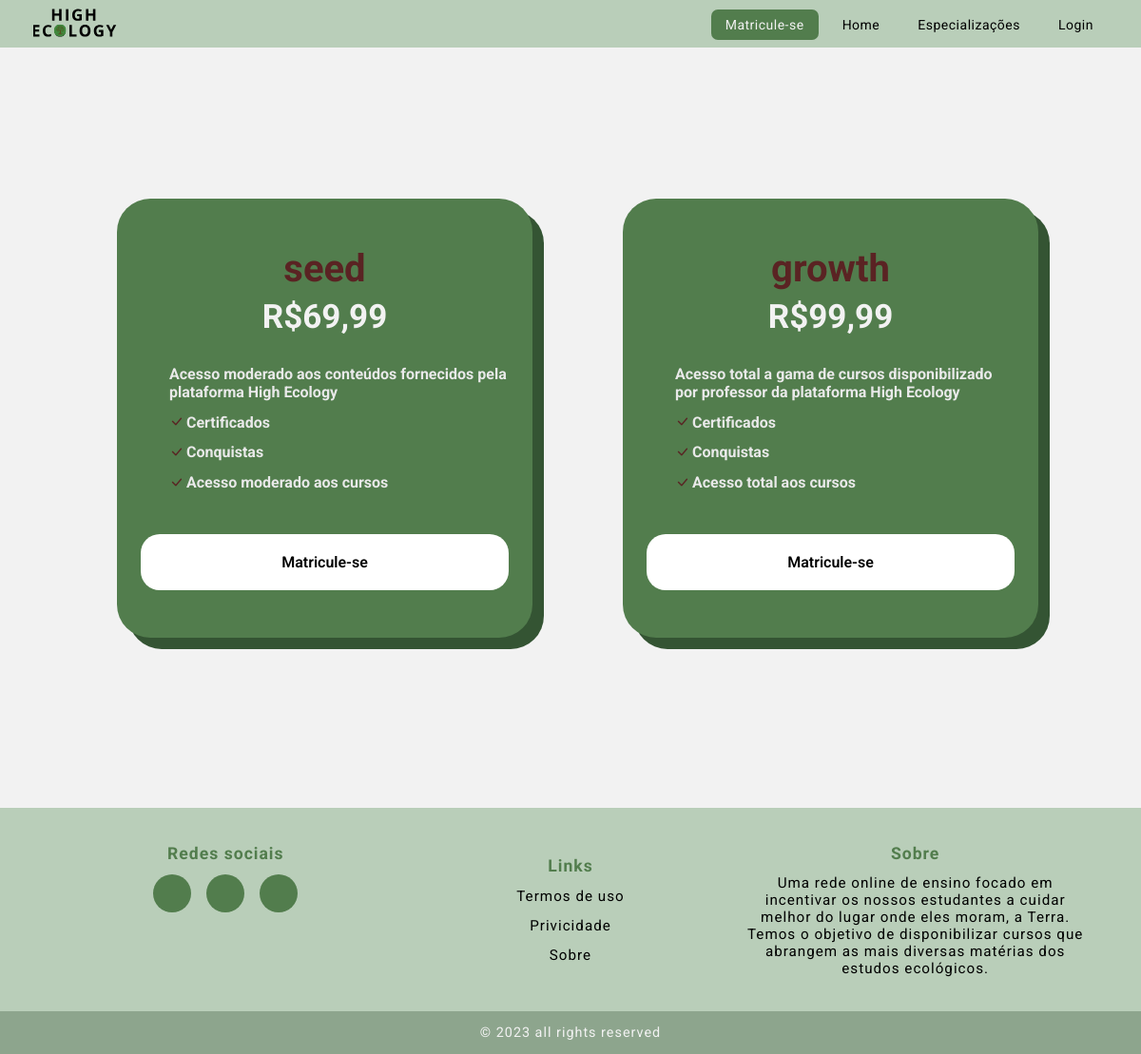
Page /html/planos.php on the committed database.
### tables this page shows
CREATE TABLE `planos` (
  `Cod_Plano` int(7) NOT NULL,
  `Valor` varchar(15) NOT NULL,
  `Tipo` varchar(250) NOT NULL,
  `Descricao` varchar(1000) NOT NULL,
  `Vantagem1` varchar(255) NOT NULL,
  `Vantagem2` varchar(250) NOT NULL,
  `Vantagem3` varchar(250) NOT NULL
);

### html/planos.php (the view, shortened to what this page needs)
<!DOCTYPE html>
<html lang="pt-br">
<head>
    <link rel="stylesheet" href="https://cdnjs.cloudflare.com/ajax/libs/font-awesome/4.7.0/css/font-awesome.min.css">
    <link rel="stylesheet" href="https://cdnjs.cloudflare.com/ajax/libs/font-awesome/6.2.1/css/all.min.css"integrity="sha512-MV7K8+y+gLIBoVD59lQIYicR65iaqukzvf/nwasF0nqhPay5w/9lJmVM2hMDcnK1OnMGCdVK+iQrJ7lzPJQd1w=="crossorigin="anonymous" />
    <link rel="stylesheet" href="https://cdn.jsdelivr.net/npm/bootstrap-icons@1.10.5/font/bootstrap-icons.css">
    <link rel="stylesheet" href="../css/all.css">
    <link rel="stylesheet" href="../css/navbar.css">
    <link rel="stylesheet" href="../css/footer.css">
    <link rel="stylesheet" href="../css/matricula.css">
</head>
<body>
    <nav class="nav">
        <a href="../index.html" class="logo"><img src="../img/logo-tres.svg" alt="logo"></a>
        <ul>
            <li><a href="../html/matricula.html" class="active">Matricule-se</a></li>
            <li><a href="../index.html">Home</a></li>
            <li><a href="../html/especializacoes.php">Especializações</a></li>
            <li><a href="../html/login.php">Login</a></li>
        </ul>
    </nav>
    <?php
            include('../php/config.php');
            $stmt = $pdo->query('SELECT * FROM planos');
            $planos = $stmt->fetchAll();
    ?>
    <section class="conteiner card grid">
        <div class="card-conteiner grid">
        <?php foreach ($planos as $plano): ?>
            <div class="card-content grid">
                <h3 class="card-title"><?php echo htmlspecialchars($plano['Tipo']); ?></h3>
                <h1 class="card-price">R$<?php echo htmlspecialchars($plano['Valor']); ?></h1>
                <ul class="card-list grid">
                    <li class="list-item">
                        <span><?php echo htmlspecialchars($plano['Descricao']); ?></span>
                    </li>
                    <li class="list-item">
                        <span class="icon"><i class="bi bi-check-lg"></i></span>
                        <span><?php echo htmlspecialchars($plano['Vantagem1']); ?></span>
                    </li>
                    <li class="list-item">
                        <span class="icon"><i class="bi bi-check-lg"></i></span>
                        <span><?php echo htmlspecialchars($plano['Vantagem2']); ?></span>
                    </li>
                    <li class="list-item">
                        <span class="icon"><i class="bi bi-check-lg"></i></span>
                        <span><?php echo htmlspecialchars($plano['Vantagem3']); ?></span>
                    </li>
                </ul>
                <a class="card-button" href="cadastro.php">Matricule-se</a>
            </div>
        <?php endforeach; ?>
        </div>
    </section>
    <footer>
        <div id="footer_content">
            <div id="footer_contacts">
                <ul class="footer-list">
                    <li>
                        <h2>Redes sociais</h2>
                    </li>
                    <li>
                        <div id="footer_social_media">
                            <a href="https://instagram.com/high.ecology?igshid=OGQ5ZDc2ODk2ZA==" class="footer-link" id="instagram">
                                <i class="fa-brands fa-instagram"></i>
                            </a>
                            <a href="high.ecology@hotmail.com" class="footer-link" id="emailfooter">
                                <i class="fa-regular fa-envelope"></i>
                            </a>
                            <a href="https://github.com/RafaelFLopes/High_Ecology" class="footer-link" id="github">
                                <i class="fa-brands fa-github"></i>
                            </a>
                        </div>
                    </li>
                </ul>
            </div>
            <ul class="footer-list">
                <li>
                    <h2>Links</h2>
                </li>
                <li>
                    <a href="#" class="footer-link">Termos de uso</a>
                </li>
                <li>
                    <a href="#" class="footer-link">Privicidade</a>
                </li>
                <li>
                    <a href="#" class="footer-link">Sobre</a>
                </li>
            </ul>
            <ul class="footer-list">
                <li>
                    <h2>Sobre</h2>
                </li>
                <li id="footer-sobre-texto">
                    Uma rede online de ensino focado em incentivar os nossos estudantes a cuidar melhor do lugar onde eles moram, a Terra.
                    Temos o objetivo de disponibilizar cursos que abrangem as mais diversas matérias dos estudos ecológicos.
               </li>
            </ul>
        </div>
        <div id="footer_copyright">
            &#169
            2023 all rights reserved
        </div>
    </footer>
</body>
</html>

### css/all.css (style rules this page uses)
* { margin: 0; padding: 0; box-sizing: border-box; font-family: 'Roboto', sans-serif; }
body { background-color: #f2f2f2; }

### css/navbar.css (style rules this page uses)
nav { z-index: 10000; display: flex; height: 50px; width: 100%; background-color: #b9ceb9; align-items: center; justify-content: space-between; padding: 0 30px 0 35px; flex-wrap: wrap; }
nav img { height: 35px; }
nav ul { display: flex; flex-wrap: wrap; list-style-type: none; }
nav ul li { margin: 0 5px; }
nav ul li a { color: black; text-decoration: none; font-size: 14px; font-weight: 400; padding: 8px 15px; border-radius: 7px; letter-spacing: 0.5px; transition: all 0.4s ease; }
nav ul li a.active { background: #527D4D; color: #f2f2f2; }

### css/footer.css (style rules this page uses)
footer { margin: 0; padding: 0; width: 100%; box-sizing: border-box; letter-spacing: 1px; color: #527D4D; }
li#footer-sobre-texto { text-align: center; }
.footer-link { text-decoration: none; }
#footer_content { background-color: #b9ceb9; display: grid; grid-template-columns: repeat(3, 1fr); padding: 1rem 3.5rem; }
#footer_content h2 { font-size: 1.10rem; margin-top: 0.10rem; }
#footer_social_media { align-items: center; justify-content: center; display: flex; gap: 1rem; }
#footer_social_media .footer-link { display: flex; align-items: center; justify-content: center; height: 2.5rem; width: 2.5rem; color: #f2f2f2; border-radius: 50%; transition: all 0.4s ease; }
#footer_social_media .footer-link i { font-size: 1.25rem; }
#instagram { background-color: #527D4D; transition: 1s; }
#emailfooter { background-color: #527D4D; transition: 1s; }
#github { background-color: #527D4D; transition: 1s; }
.footer-list { margin: 20px 0 20px 0; align-items: center; justify-content: center; display: flex; flex-direction: column; gap: 0.75rem; list-style: none; }
.footer-list .footer-link { font-size: 0.95rem; color: black; transition: all 0.4s; }
#footer-sobre-texto { color: black; font-size: 0.95rem; }
#footer_copyright { display: flex; justify-content: center; background-color: #8da58d; color: #f2f2f2; font-size: 0.9rem; padding: 0.9rem; font-weight: 8000; }

### css/matricula.css (style rules this page uses)
.conteiner { max-width: 1024px; }
.grid { display: grid; }
.card { padding: 20px 20px 40px; align-items: center; }
.card-conteiner { gap: 48px 80px; }
.card-content { background-color: #527D4D; padding: 50px 25px 50px; border-radius: 35px; box-shadow:12px 12px 0px 0px rgba(52,84,51,1); transition: 0.4s; }
.card-title { text-align: center; margin-bottom: 7px; font-size: 40px; color: #5a2323; }
.card-price { text-align: center; color: #f2f2f2; font-size: 35px; }
.card-list { row-gap: 12.8px; margin-bottom: 20px; margin-top: 30px; margin-left: 30px; }
.list-item { display: flex; align-items: center; font-size: 16px; font-weight: 700; color: #e9e9e9; }
.icon { color: #5a2323; margin-right: 3px; font-size: 15px; }
.card-button { text-align: center; text-decoration: none; padding: 20px; margin-top: 25px; font-size: 16px; border-radius: 20px; background-color: #ffffff; color: black; font-weight: 600; transition: all 0.4s ease; }
@media screen and (min-width: 900px) { .conteiner { margin-left: auto; margin-right: auto; } }
@media screen and (min-width: 900px) { .card { height: 100vh; width: 100%; align-items: center; } }
@media screen and (min-width: 900px) { .card-content { margin-left: 15px; } }
@media screen and (min-width: 900px) { .card-conteiner { grid-template-columns: repeat(2, 1fr); } }

### rows in the picture
planos: Tipo "seed", Valor "69,99", Descricao "Acesso moderado aos conteúdos fornecidos pela plataforma High Ecology", Vantagem1 "Certificados", Vantagem2 "Conquistas", Vantagem3 "Acesso moderado aos cursos"
planos: Tipo "growth", Valor "99,99", Descricao "Acesso total a gama de cursos disponibilizado por professor da plataforma High Ecology", Vantagem1 "Certificados", Vantagem2 "Conquistas", Vantagem3 "Acesso total aos cursos"
